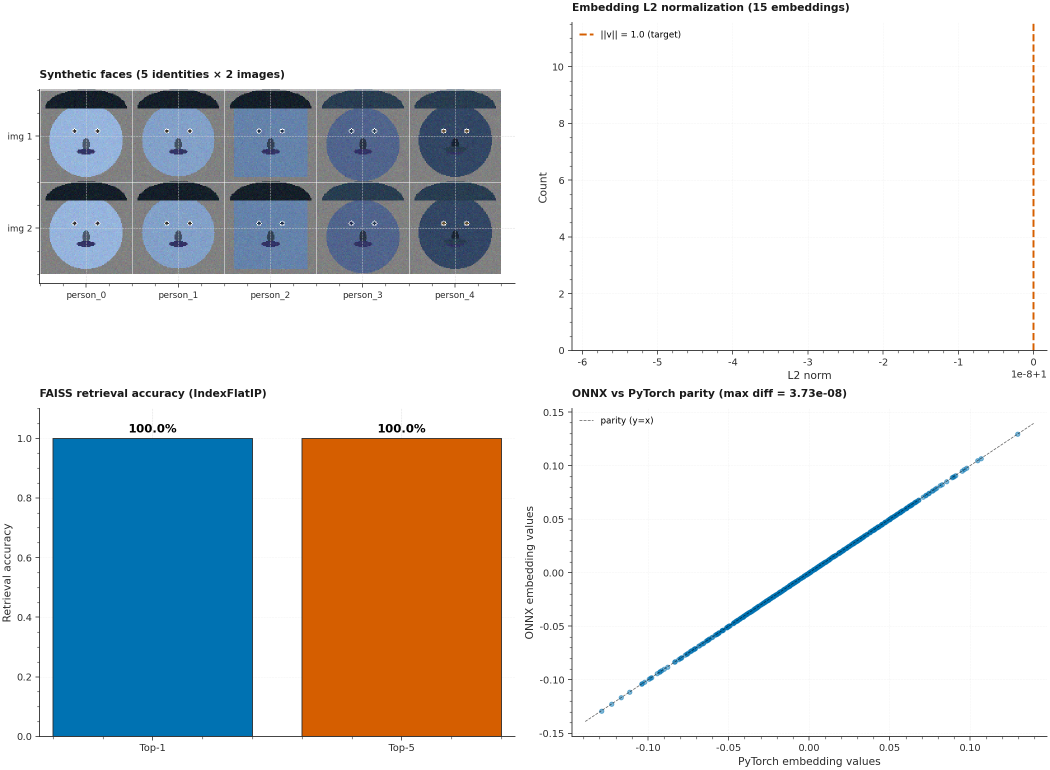
#> input picture dl-advanced-lab/P11_face_recognition_realtime/assets/hero.png, 2100 x 1540 px (shown at 1/2 size); its folder holds only this picture in this run
$ python -i dataset.py   (imports and definitions only)
#> lines starting #> are read from the running program, lines starting #| are printed output that depends on the picture
"""
dataset
=======

Face image ETL pipeline with facial landmark alignment, synthetic face
generator with identity labels, and image pre-processing utilities.

Public surface
--------------
- ``FaceConfig``                    : dataclass with image size + embedding dim.
- ``FaceImage``                     : value object holding image + landmarks + identity.
- ``FaceDataset``                   : bundle of images + identities + provenance.
- ``DEFAULT_LANDMARKS``             : canonical 5-point landmark template (eyes, nose, mouth corners).
- ``compute_affine_transform``       : 2D similarity transform from src→dst landmarks.
- ``align_face``                     : warp a face image to canonical landmark positions.
- ``generate_synthetic_face``       : single synthetic face with identity-specific features.
- ``generate_synthetic_face_dataset`` : batch synthetic face generator.
- ``load_face_dataset``              : one-call loader (synthetic | CSV index | directory).
- ``preprocess_for_arcface``         : normalize + resize image to ArcFace input shape.

Design notes
------------
1. **Landmark alignment is critical** — ArcFace embeddings are only
   comparable if the input faces are aligned to the same canonical pose.
   We use the standard 5-point alignment (left eye, right eye, nose,
   left mouth corner, right mouth corner) with a similarity transform
   (translation + rotation + uniform scale — no skew).

2. **Synthetic face generator for offline testing** — real face datasets
   (LFW, CASIA-WebFace) require auth or are gated. The synthetic
   generator produces identity-specific faces with class-dependent
   features (face shape, eye colour, skin tone, etc.) so the entire
   pipeline (detect → align → embed → index → retrieve) can be tested
   without downloading real faces.

3. **5-point landmarks are the standard** — RetinaFace, MTCNN, and
   MediaPipe all output 5 landmarks. We compute the similarity transform
   that maps these to a canonical template, then apply it via
   ``cv2.warpAffine``.
"""

from __future__ import annotations

import hashlib
import io
import logging
import os
import sys
from dataclasses import dataclass, field
from pathlib import Path
from typing import Dict, List, Optional, Tuple, Union

import numpy as np

_REPO_ROOT = Path(__file__).resolve().parents[2]
if str(_REPO_ROOT) not in sys.path:
    sys.path.insert(0, str(_REPO_ROOT))

log = logging.getLogger("face_dataset")

try:
    import cv2
    HAVE_CV2 = True
except Exception:  # pragma: no cover
    HAVE_CV2 = False

try:
    from PIL import Image
    HAVE_PIL = True
except Exception:  # pragma: no cover
    HAVE_PIL = False


# ---------------------------------------------------------------------------
# Constants
# ---------------------------------------------------------------------------
PROJECT_DATA_DIR = Path(__file__).resolve().parent / "data"

# Standard ArcFace input size.
ARCFACE_IMAGE_SIZE = 112
ARCFACE_EMBEDDING_DIM = 512

# Canonical 5-point landmark template for a 112×112 aligned face.
# Points: left_eye, right_eye, nose, left_mouth, right_mouth.
# These are the standard positions used by InsightFace.
DEFAULT_LANDMARKS: np.ndarray = np.array([
    [38.2946, 51.6963],   # left eye
    [73.5318, 51.5014],   # right eye
    [56.0252, 71.7366],   # nose
    [41.5493, 92.3655],   # left mouth corner
    [70.7299, 92.2041],   # right mouth corner
], dtype=np.float32)


# ---------------------------------------------------------------------------
# Config & value objects
# ---------------------------------------------------------------------------
@dataclass(frozen=True)
class FaceConfig:
    """Configuration for face recognition."""

    image_size: int = ARCFACE_IMAGE_SIZE
    embedding_dim: int = ARCFACE_EMBEDDING_DIM
    num_landmarks: int = 5


DEFAULT_CONFIG = FaceConfig()


@dataclass
class FaceImage:
    """A single face image with optional landmarks + identity label."""

    image: np.ndarray  # (H, W, C) uint8 or float32
    landmarks: Optional[np.ndarray]  # (5, 2) float32 or None
    identity: str
    identity_idx: int

    @property
    def shape(self) -> Tuple[int, ...]:
        return self.image.shape


@dataclass(frozen=True)
class FaceDataset:
    """Bundle of face images + identities + provenance."""

    images: List[FaceImage]
    identities: List[str]
    identity_to_idx: Dict[str, int]
    source: str
    sha256: str
    n_samples: int = field(init=False)
    n_identities: int = field(init=False)

    def __post_init__(self) -> None:
        object.__setattr__(self, "n_samples", len(self.images))
        object.__setattr__(self, "n_identities", len(self.identities))


# ---------------------------------------------------------------------------
# Landmark alignment
# ---------------------------------------------------------------------------
# [113 lines left out: functions compute_affine_transform, align_face, not called in this run]


# ---------------------------------------------------------------------------
# Image preprocessing
# ---------------------------------------------------------------------------
def preprocess_for_arcface(
    image: np.ndarray,
    image_size: int = ARCFACE_IMAGE_SIZE,
) -> np.ndarray:
    """Preprocess a face image for ArcFace inference.

    Steps:
        1. Resize to (image_size, image_size) if needed.
        2. Convert to float32 and normalize to [-1, 1] (standard ArcFace
           preprocessing).
        3. Transpose to CHW format.
        4. Add batch dimension.

    Returns
    -------
    np.ndarray, shape (1, 3, H, W) float32
        Ready for model input.
    """
    if not HAVE_CV2:
        raise RuntimeError("opencv is required for preprocess_for_arcface.")

    # Ensure 3 channels.
    if image.ndim == 2:
        image = cv2.cvtColor(image, cv2.COLOR_GRAY2BGR)
    elif image.shape[2] == 4:
        image = cv2.cvtColor(image, cv2.COLOR_BGRA2BGR)

    # Resize if needed.
    if image.shape[0] != image_size or image.shape[1] != image_size:
        image = cv2.resize(image, (image_size, image_size))

    # Normalize to [-1, 1].
    image = image.astype(np.float32) / 127.5 - 1.0

    # HWC → CHW.
    image = np.transpose(image, (2, 0, 1))

    # Add batch dim.
    return np.expand_dims(image, axis=0)


# ---------------------------------------------------------------------------
# Synthetic face generator
# ---------------------------------------------------------------------------
# Identity-specific features: face shape, skin tone, eye colour, hair colour,
# facial hair, etc. Each identity has a deterministic combination.
_FACE_SHAPES = ["oval", "round", "square", "heart"]
_SKIN_TONES = [
    (220, 180, 150),  # light
    (200, 160, 130),  # medium-light
    (170, 130, 100),  # medium
    (140, 100, 80),   # medium-dark
    (100, 70, 50),    # dark
]
_EYE_COLORS = [(50, 50, 50), (80, 50, 30), (50, 80, 100), (100, 80, 50), (60, 100, 60)]
_HAIR_COLORS = [(40, 30, 20), (80, 60, 40), (150, 130, 100), (200, 180, 150), (60, 40, 30)]
_FACIAL_HAIR = ["none", "mustache", "beard", "goatee"]


# [221 lines left out: functions generate_synthetic_face, generate_synthetic_face_dataset, load_face_dataset, _load_from_directory, not called in this run]


__all__ = [
    "FaceConfig",
    "FaceImage",
    "FaceDataset",
    "DEFAULT_LANDMARKS",
    "ARCFACE_IMAGE_SIZE",
    "ARCFACE_EMBEDDING_DIM",
    "DEFAULT_CONFIG",
    "compute_affine_transform",
    "align_face",
    "preprocess_for_arcface",
    "generate_synthetic_face",
    "generate_synthetic_face_dataset",
    "load_face_dataset",
]

>>> import cv2
>>> picture = cv2.imread('assets/hero.png')
#> picture is the input picture: shape (1540, 2100, 3); mean B, G, R 215, 214.9, 213.6
>>> result = preprocess_for_arcface(picture)
#> in preprocess_for_arcface, `image = cv2.resize(image, (image_size, image_size))`:
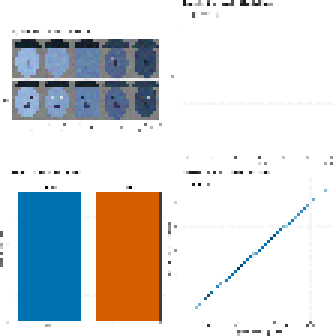
#> image: shape (112, 112, 3) (shown 3 times larger); mean of channels 0, 1, 2 216.3, 216.1, 214.7; drawn as B, G, R
